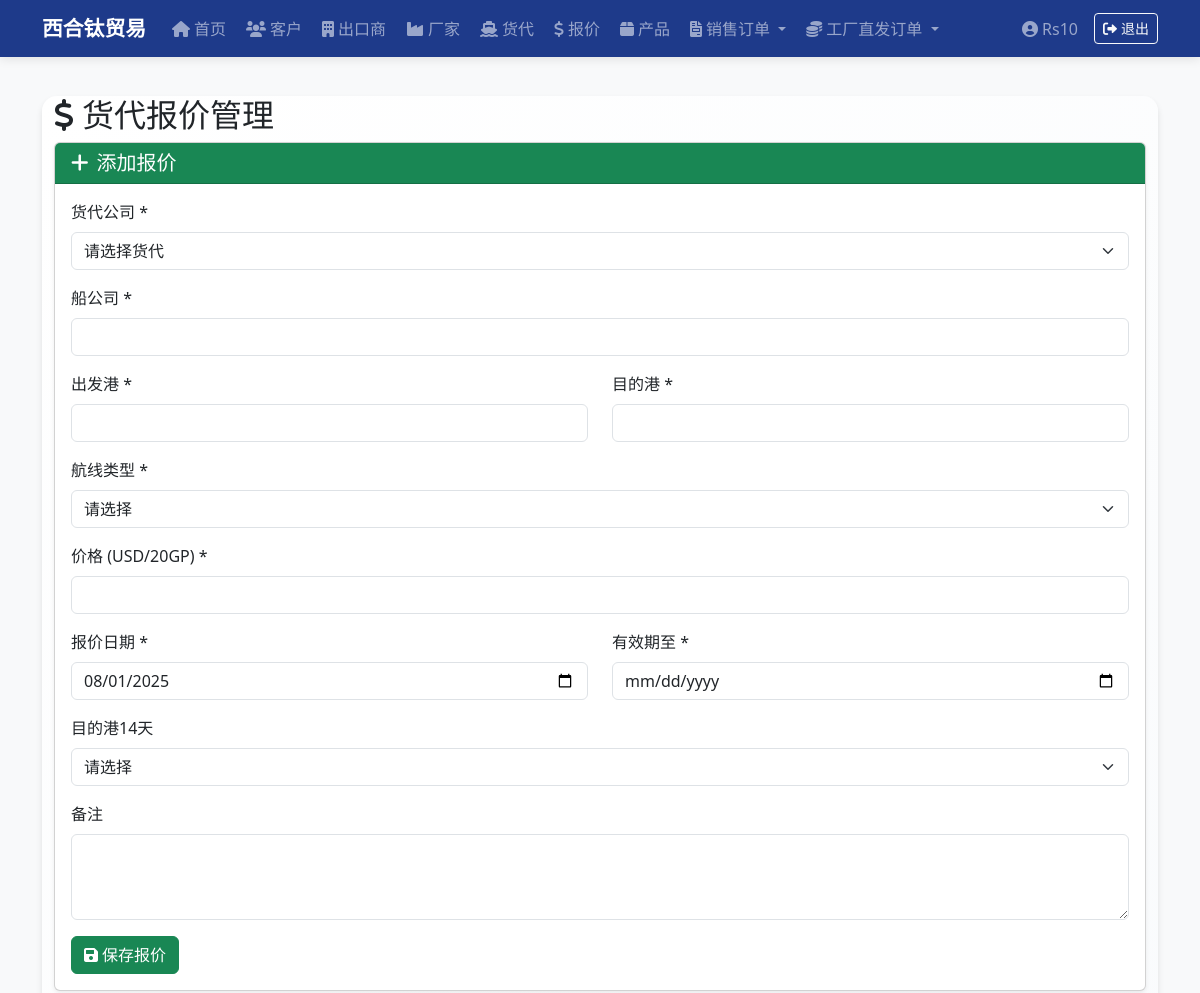
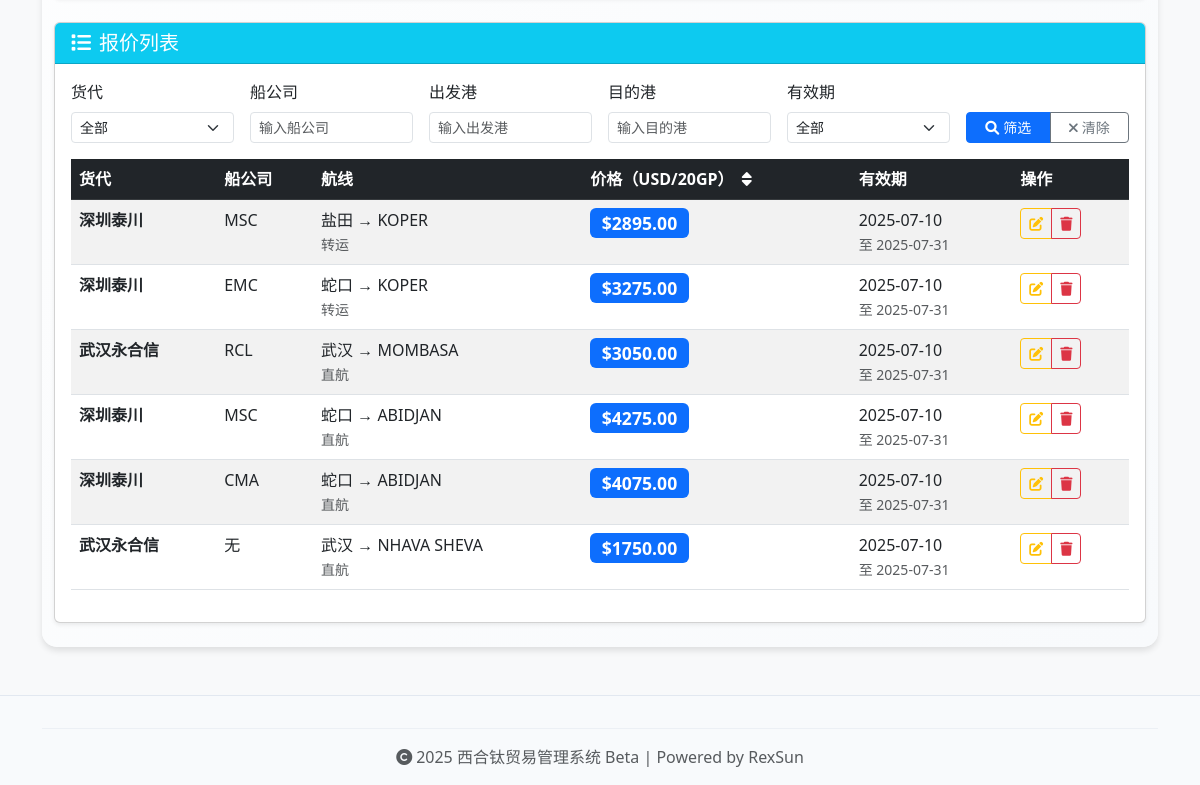
/freight-quotes (signed in), run on the app's committed database (2 pictures, top to bottom).
### app.py (models this page shows, shortened)
class User(UserMixin, db.Model):
    id = db.Column(db.Integer, primary_key=True)
    username = db.Column(db.String(50), unique=True, nullable=False)
    password_hash = db.Column(db.String(128), nullable=False)
    role = db.Column(db.String(20), default='admin')

class FreightQuote(db.Model):
    id = db.Column(db.Integer, primary_key=True)
    freight_forwarder_id = db.Column(db.Integer, db.ForeignKey('freight_forwarder.id'), nullable=False)
    shipping_company = db.Column(db.String(100), nullable=False)  # 船公司
    departure_port = db.Column(db.String(100), nullable=False)    # 出发港
    destination_port = db.Column(db.String(100), nullable=False)  # 目的港
    route_type = db.Column(db.String(20), nullable=False)         # 直航或转运
    price = db.Column(db.Float, nullable=False)                   # 价格
    quote_date = db.Column(db.Date, nullable=False)               # 报价日期
    valid_until = db.Column(db.Date, nullable=False)              # 价格有效期至
    destination_14_days = db.Column(db.String(10))                # 目的港14天（有或无）
    remarks = db.Column(db.Text)                                  # 备注
    freight_forwarder = db.relationship('FreightForwarder', backref='quotes')

class FreightForwarder(db.Model):
    id = db.Column(db.Integer, primary_key=True)
    code = db.Column(db.String(10), unique=True)
    name = db.Column(db.String(100), nullable=False)
    address = db.Column(db.String(200), nullable=False)
    tax_code = db.Column(db.String(100))
    country = db.Column(db.String(50), nullable=False)
    contact_person = db.Column(db.String(100))
    phone = db.Column(db.String(50))
    email = db.Column(db.String(100))

### app.py (the view, shortened to what this page needs)
@app.route('/freight-quotes', methods=['GET', 'POST'])
@login_required
def freight_quotes():
    query = FreightQuote.query.join(FreightForwarder)
    freight_forwarder_id = request.args.get('freight_forwarder')
    if freight_forwarder_id and freight_forwarder_id.isdigit():
        query = query.filter(FreightQuote.freight_forwarder_id == int(freight_forwarder_id))
    shipping_company = request.args.get('shipping_company')
    if shipping_company:
        query = query.filter(FreightQuote.shipping_company.ilike(f'%{shipping_company}%'))
    departure_port = request.args.get('departure_port')
    if departure_port:
        query = query.filter(FreightQuote.departure_port.ilike(f'%{departure_port}%'))
    destination_port = request.args.get('destination_port')
    if destination_port:
        query = query.filter(FreightQuote.destination_port.ilike(f'%{destination_port}%'))
    valid_until_filter = request.args.get('valid_until')
    if valid_until_filter:
        today = datetime.today().date()
        if valid_until_filter == 'valid':
            query = query.filter(FreightQuote.valid_until >= today)
        elif valid_until_filter == 'expired':
            query = query.filter(FreightQuote.valid_until < today)
    sort_by = request.args.get('sort', 'quote_date')
    order = request.args.get('order', 'desc')
    if sort_by == 'price':
        if order == 'asc':
            query = query.order_by(FreightQuote.price.asc())
        else:
            query = query.order_by(FreightQuote.price.desc())
    else:
        if order == 'asc':
            query = query.order_by(FreightQuote.quote_date.asc())
        else:
            query = query.order_by(FreightQuote.quote_date.desc())
    all_quotes = query.all()
    freight_forwarders = FreightForwarder.query.all()
    return render_template('freight_quotes.html', quotes=all_quotes, freight_forwarders=freight_forwarders)

### templates/freight_quotes.html (shortened to what this page needs)
{% extends 'base.html' %}
{% block content %}
<div class="container mt-4">
  <div class="row">
    <div class="col-md-8">
      <h2><i class="fas fa-dollar-sign me-2"></i>货代报价管理</h2>
    </div>
  </div>
  <div class="row">
    <div class="col-md-12">
      <div class="card shadow-sm mb-4">
        <div class="card-header bg-success text-white">
          <h5 class="mb-0"><i class="fas fa-plus me-2"></i>添加报价</h5>
        </div>
        <div class="card-body">
          <form method="post">
            <div class="mb-3">
              <label for="freight_forwarder_id" class="form-label">货代公司 *</label>
              <select class="form-select" id="freight_forwarder_id" name="freight_forwarder_id" required>
                <option value="">请选择货代</option>
              </select>
            </div>
            <div class="mb-3">
              <label for="shipping_company" class="form-label">船公司 *</label>
              <input type="text" class="form-control" id="shipping_company" name="shipping_company" required>
            </div>
            <div class="row">
              <div class="col-md-6 mb-3">
                <label for="departure_port" class="form-label">出发港 *</label>
                <input type="text" class="form-control" id="departure_port" name="departure_port" required>
              </div>
              <div class="col-md-6 mb-3">
                <label for="destination_port" class="form-label">目的港 *</label>
                <input type="text" class="form-control" id="destination_port" name="destination_port" required>
              </div>
            </div>
            <div class="mb-3">
              <label for="route_type" class="form-label">航线类型 *</label>
              <select class="form-select" id="route_type" name="route_type" required>
                <option value="">请选择</option>
              </select>
            </div>
            <div class="mb-3">
              <label for="price" class="form-label">价格 (USD/20GP) *</label>
              <input type="number" step="0.01" class="form-control" id="price" name="price" required>
            </div>
            <div class="row">
              <div class="col-md-6 mb-3">
                <label for="quote_date" class="form-label">报价日期 *</label>
                <input type="date" class="form-control" id="quote_date" name="quote_date" required>
              </div>
              <div class="col-md-6 mb-3">
                <label for="valid_until" class="form-label">有效期至 *</label>
                <input type="date" class="form-control" id="valid_until" name="valid_until" required>
              </div>
            </div>
            <div class="mb-3">
              <label for="destination_14_days" class="form-label">目的港14天</label>
              <select class="form-select" id="destination_14_days" name="destination_14_days">
                <option value="">请选择</option>
              </select>
            </div>
            <div class="mb-3">
              <label for="remarks" class="form-label">备注</label>
              <textarea class="form-control" id="remarks" name="remarks" rows="3"></textarea>
            </div>
            <button type="submit" class="btn btn-success">
              <i class="fas fa-save me-1"></i>保存报价
            </button>
          </form>
        </div>
      </div>
      <div class="card shadow-sm mb-4">
        <div class="card-header bg-info text-white">
          <h5 class="mb-0"><i class="fas fa-list me-2"></i>报价列表</h5>
        </div>
        <div class="card-body">
          <div class="row mb-3">
            <div class="col-md-12">
              <form method="get" class="row g-3">
                <div class="col-md-2">
                  <label for="filter_freight_forwarder" class="form-label">货代</label>
                  <select class="form-select form-select-sm" id="filter_freight_forwarder" name="freight_forwarder">
                    <option value="">全部</option>
                  </select>
                </div>
                <div class="col-md-2">
                  <label for="filter_shipping_company" class="form-label">船公司</label>
                  <input type="text" class="form-control form-control-sm" id="filter_shipping_company" name="shipping_company"
                         value="{{ request.args.get('shipping_company', '') }}" placeholder="输入船公司">
                </div>
                <div class="col-md-2">
                  <label for="filter_departure_port" class="form-label">出发港</label>
                  <input type="text" class="form-control form-control-sm" id="filter_departure_port" name="departure_port"
                         value="{{ request.args.get('departure_port', '') }}" placeholder="输入出发港">
                </div>
                <div class="col-md-2">
                  <label for="filter_destination_port" class="form-label">目的港</label>
                  <input type="text" class="form-control form-control-sm" id="filter_destination_port" name="destination_port"
                         value="{{ request.args.get('destination_port', '') }}" placeholder="输入目的港">
                </div>
                <div class="col-md-2">
                  <label for="filter_valid_until" class="form-label">有效期</label>
                  <select class="form-select form-select-sm" id="filter_valid_until" name="valid_until">
                    <option value="">全部</option>
                  </select>
                </div>
                <div class="col-md-2 d-flex align-items-end">
                  <div class="btn-group w-100" role="group">
                    <button type="submit" class="btn btn-primary btn-sm" onclick="scrollToResults()">
                      <i class="fas fa-search me-1"></i>筛选
                    </button>
                    <a href="{{ url_for('freight_quotes') }}" class="btn btn-outline-secondary btn-sm">
                      <i class="fas fa-times me-1"></i>清除
                    </a>
                  </div>
                </div>
              </form>
            </div>
          </div>
          {% if quotes %}
          <div class="table-responsive">
            <table class="table table-striped table-hover">
              <thead class="table-dark">
                <tr>
                  <th>货代</th>
                  <th>船公司</th>
                  <th>航线</th>
                  <th>
                    <a href="{{ url_for('freight_quotes', sort='price', order='asc' if request.args.get('sort') == 'price' and request.args.get('order') == 'desc' else 'desc', freight_forwarder=request.args.get('freight_forwarder', ''), shipping_company=request.args.get('shipping_company', ''), departure_port=request.args.get('departure_port', ''), destination_port=request.args.get('destination_port', ''), valid_until=request.args.get('valid_until', '')) }}"
                       class="text-white text-decoration-none">
                      价格（USD/20GP）
                      <i class="fas fa-sort ms-1"></i>
                    </a>
                  </th>
                  <th>有效期</th>
                  <th>操作</th>
                </tr>
              </thead>
              <tbody>
                {% for quote in quotes %}
                <tr>
                  <td>
                    <strong>{{ quote.freight_forwarder.name }}</strong>
                  </td>
                  <td>{{ quote.shipping_company }}</td>
                  <td>
                    <div>{{ quote.departure_port }} → {{ quote.destination_port }}</div>
                    <small class="text-muted">{{ quote.route_type }}</small>
                  </td>
                  <td>
                    <span class="badge bg-primary" style="font-size: 1.1em;">${{ "%.2f"|format(quote.price) }}</span>
                  </td>
                  <td>
                    <div>{{ quote.quote_date.strftime('%Y-%m-%d') }}</div>
                    <small class="text-muted">至 {{ quote.valid_until.strftime('%Y-%m-%d') }}</small>
                  </td>
                  <td>
                    <div class="btn-group btn-group-sm" role="group">
                      <a href="{{ url_for('edit_freight_quote', quote_id=quote.id) }}"
                         class="btn btn-outline-warning btn-sm">
                        <i class="fas fa-edit"></i>
                      </a>
                      <a href="{{ url_for('delete_freight_quote', quote_id=quote.id) }}"
                         class="btn btn-outline-danger btn-sm"
                         onclick="return confirm('确定要删除这个报价吗？')">
                        <i class="fas fa-trash"></i>
                      </a>
                    </div>
                  </td>
                </tr>
                {% endfor %}
              </tbody>
            </table>
          </div>
          {% else %}
          <div class="text-center text-muted py-4">
            <i class="fas fa-inbox fa-3x mb-3"></i>
            <p>暂无报价记录</p>
          </div>
          {% endif %}
        </div>
      </div>
    </div>
  </div>
</div>
{% endblock %}

### templates/base.html (shortened to what this page needs)
<!DOCTYPE html>
<html lang="zh-CN">
<head>
  <link href="https://cdn.jsdelivr.net/npm/bootstrap@5.3.0/dist/css/bootstrap.min.css" rel="stylesheet">
  <link href="https://cdnjs.cloudflare.com/ajax/libs/font-awesome/6.0.0/css/all.min.css" rel="stylesheet">
  <link href="{{ url_for('static', filename='style.css') }}" rel="stylesheet">
</head>
<body>
  {% if not (request.endpoint == 'login' or request.endpoint == 'static') %}
  <nav class="navbar navbar-expand-lg navbar-dark bg-navy fixed-top">
    <div class="container">
      <a class="navbar-brand fw-bold" href="/">
        西合钛贸易
      </a>
      <div class="collapse navbar-collapse" id="navbarNav">
        <ul class="navbar-nav me-auto mb-2 mb-lg-0">
          <li class="nav-item">
            <a class="nav-link" href="/">
              <i class="fas fa-home me-1"></i>首页
            </a>
          </li>
          <li class="nav-item">
            <a class="nav-link" href="/customers">
              <i class="fas fa-users me-1"></i>客户
            </a>
          </li>
          <li class="nav-item">
            <a class="nav-link" href="/exporters">
              <i class="fas fa-building me-1"></i>出口商
            </a>
          </li>
          <li class="nav-item">
            <a class="nav-link" href="/factories">
              <i class="fas fa-industry me-1"></i>厂家
            </a>
          </li>
          <li class="nav-item">
            <a class="nav-link" href="/freight-forwarders">
              <i class="fas fa-ship me-1"></i>货代
            </a>
          </li>
          <li class="nav-item">
            <a class="nav-link" href="/freight-quotes">
              <i class="fas fa-dollar-sign me-1"></i>报价
            </a>
          </li>
          <li class="nav-item">
            <a class="nav-link" href="/products">
              <i class="fas fa-box me-1"></i>产品
            </a>
          </li>
          <li class="nav-item dropdown">
            <a class="nav-link dropdown-toggle" href="#" id="salesOrderDropdown" role="button" data-bs-toggle="dropdown" aria-expanded="false">
              <i class="fas fa-file-invoice me-1"></i>销售订单
            </a>
          </li>
          <li class="nav-item dropdown">
            <a class="nav-link dropdown-toggle" href="#" id="commissionOrderDropdown" role="button" data-bs-toggle="dropdown" aria-expanded="false">
              <i class="fas fa-coins me-1"></i>工厂直发订单
            </a>
          </li>
        </ul>
        {% if current_user.is_authenticated %}
        <ul class="navbar-nav ms-auto">
          <li class="nav-item d-flex align-items-center">
            <span class="navbar-text me-3">
              <i class="fas fa-user-circle me-1"></i>{{ current_user.username }}
            </span>
          </li>
          <li class="nav-item d-flex align-items-center">
            <a class="btn btn-outline-light btn-sm" href="{{ url_for('logout') }}">
              <i class="fas fa-sign-out-alt me-1"></i>退出
            </a>
          </li>
        </ul>
        {% endif %}
      </div>
    </div>
  </nav>
  {% endif %}
  <div class="container mt-5 pt-4">
    <div class="content-card">
      {% block content %}
      {% endblock %}
    </div>
  </div>
  <footer class="footer text-center text-muted py-3 mt-5">
    <div class="container">
      <hr class="my-3">
      <p class="mb-0">
        <i class="fas fa-copyright me-1"></i>2025 西合钛贸易管理系统 Beta | Powered by RexSun
      </p>
    </div>
  </footer>
</body>
</html>

### data on the page
User: username "Rs10"
FreightQuote: freight_forwarder.name "深圳泰川", shipping_company "MSC", departure_port "盐田", destination_port "KOPER", route_type "转运", price "2895.00", quote_date "2025-07-10", valid_until "2025-07-31"
FreightQuote: freight_forwarder.name "深圳泰川", shipping_company "EMC", departure_port "蛇口", destination_port "KOPER", route_type "转运", price "3275.00", quote_date "2025-07-10", valid_until "2025-07-31"
FreightQuote: freight_forwarder.name "武汉永合信", shipping_company "RCL", departure_port "武汉", destination_port "MOMBASA", route_type "直航", price "3050.00", quote_date "2025-07-10", valid_until "2025-07-31"
FreightQuote: freight_forwarder.name "深圳泰川", shipping_company "MSC", departure_port "蛇口", destination_port "ABIDJAN", route_type "直航", price "4275.00", quote_date "2025-07-10", valid_until "2025-07-31"
FreightQuote: freight_forwarder.name "深圳泰川", shipping_company "CMA", departure_port "蛇口", destination_port "ABIDJAN", route_type "直航", price "4075.00", quote_date "2025-07-10", valid_until "2025-07-31"
FreightQuote: freight_forwarder.name "武汉永合信", shipping_company "无", departure_port "武汉", destination_port "NHAVA SHEVA", route_type "直航", price "1750.00", quote_date "2025-07-10", valid_until "2025-07-31"
